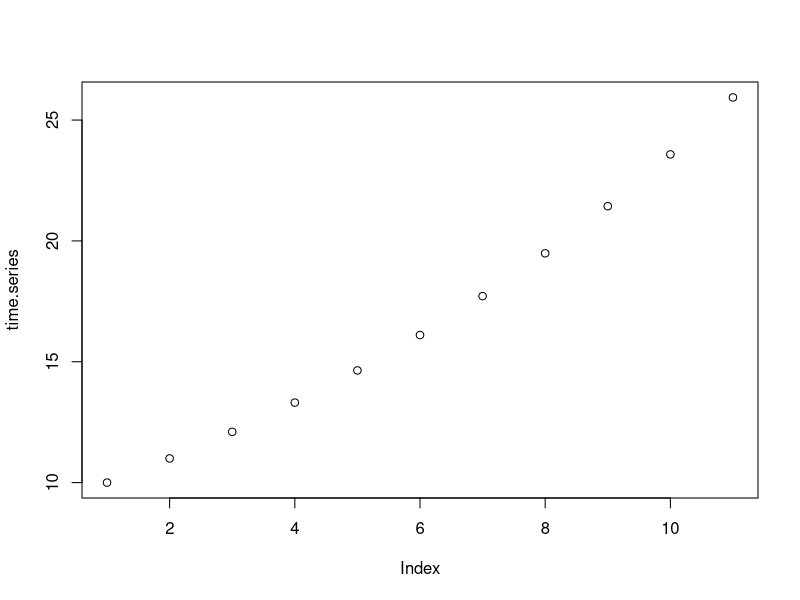
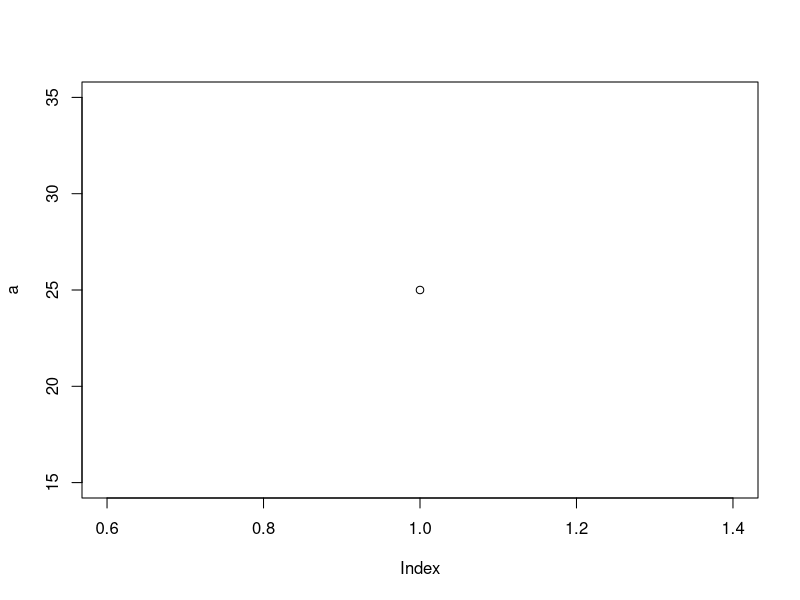
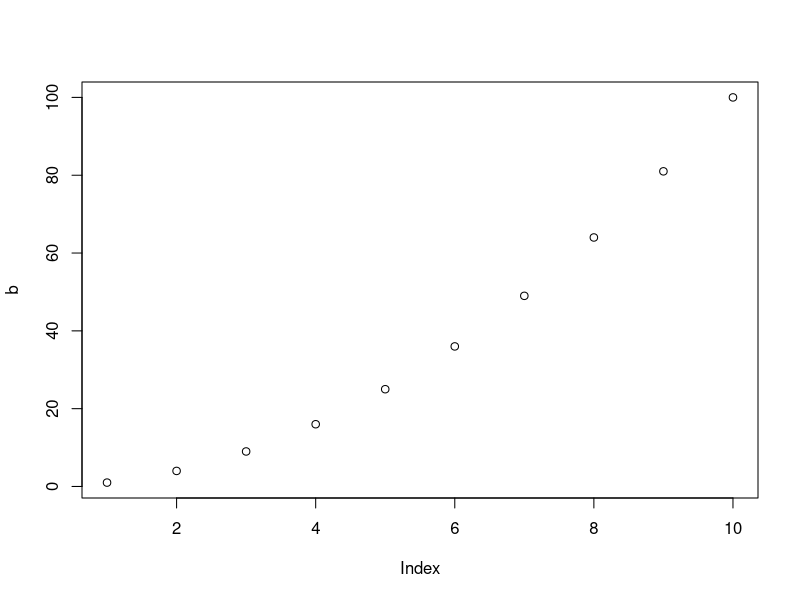
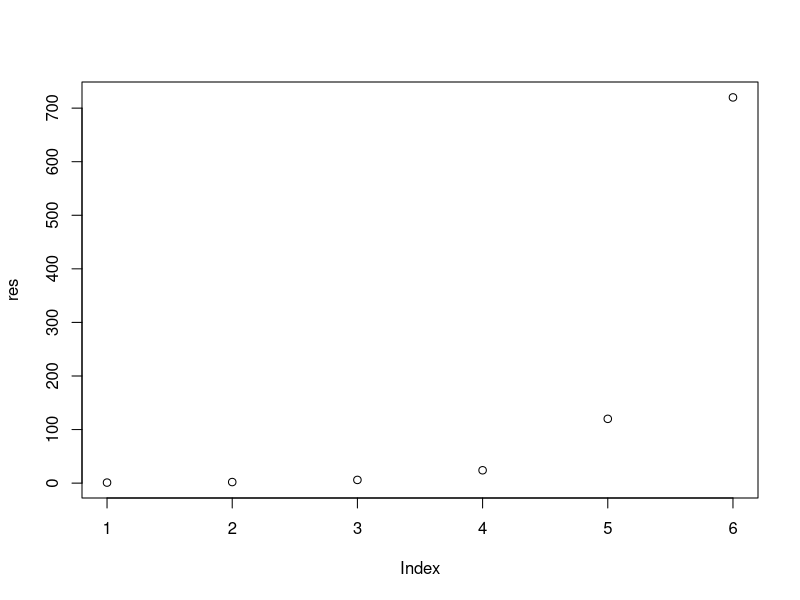

The R script that drew these images, in order: (Note: this script raises an error after producing the figures.)
lambda <- 1.1
N0 <- 10

time.series <- c()
for (t in 0:10) {
  time.series[t+1] <- (lambda^t)*N0
}

plot(time.series)

for (i in 1:5) {
  a <- i ^ 2
  print(a)
}

plot(a)

b <- (1:10)^2
plot(b)

result <- 1
i <- 1
while (i <= 6) {
  result <- result * i
  print(result)
  i <- i + 1
}

result <- 1
for (i in 1:6) {
  result <- result * i
  print(result)
}

results <- c(1)
res <- c()
for (i in 1:6) {
  results <- results * i
  res[i] <- results
}
res
plot(res)

last

time.series <- c(100)
lambda <- 0.98
t <- 1
# produce a time series that starts at N0
# and stops once the population drops below 1
while(tail(time.series, 1) > 1){
  time.series[t+1] <- time.series[t]*lambda
  t <- t + 1
}

plot(time.series)

time.series[50]

lessthantwenty <- which(time.series < 20)
lessthantwenty[1]

square.number <- function(x){
  x^2
}

circle.area <- function(r){
  pi*r^2
}

circle.area(4)

triangle.area <- function(height, width){
  (height*width)/2
}
triangle.area(4, 5.5)

is.x.three <- function(x){
if (x == 3) "the value of x is 3" else "the value of x is not 3"
}

is.x.three(3)
  
sign_of_a_number <- function(x){
  if (x < 0) {print("Negative number")} else
    if (x > 0) {print("Positive number")} else
      print("Zero")
}

sign_of_a_number(-1)

my.factorial <- function(n){
  result <- 1
  i <- 1
  while (i <=  n){
    result <- result * i
    i <- i + 1
  }
  result
}

my.factorial(7)

time.series <- function(N0, lambda, tmax){
  population <- c(N0)
  for (t in 1:tmax) {
    population[t+1] <- population[t]*lambda 
  }
  return(population)
}

(data <- time.series(10, 0.95, 100))

plot(data)
plot(log(data))




rnorm(4, mean = 1, sd = 5)

rbinom(n = 1, size = 1, p = 1-0.5)

runif(1)
runif(1, 0, 10)


rnorm(1)


lambda_mean <- 1.01
deviation <- 0.2
lambda1 <- (lambda_mean + deviation)
lambda2 <- (lambda_mean - deviation)
possible_outcomes <- c(lambda1, lambda2)
probabilities <- c(0.5, 0.5)

time.series.ext <- function(N0, tmax, possible_outcomes, probabilities){
  population <- c(N0)
  for (t in 1:tmax) {
  lambda <- sample(possible_outcomes, 1, probabilities, replace=TRUE)
  population[t+1] <- if (population[t]*lambda < 1) 0 else population[t]*lambda
  }
  return(population)
}

time.series <- function(N0, tmax, possible_outcomes, probabilities){
  population <- c(N0)
  for (t in 1:tmax) {
    lambda <- sample(possible_outcomes, 1, probabilities, replace=TRUE)
    population[t+1] <- population[t]*lambda
  }
  return(population)
}

sim <- 40
tmax <- 100
data <- matrix(nrow = tmax +1, ncol = sim)

for (i in 1:sim) {
  data[, i] <- time.series(10, tmax, possible_outcomes, probabilities)
}



time.series.lambdamean <- function(N0, tmax, lambda_mean){
  population <- c(N0)
  for (t in 1:tmax) {
    population[t+1] <- if (population[t]*lambda_mean < 1) 0 else population[t]*lambda_mean
  }
  return(population)
}

lambda.geo <- sqrt(lambda_mean^2 - deviation^2)

time.series.geo <- function(N0, tmax, lambda_geo){
  population <- c(N0)
  for (t in 1:tmax) {
    population[t+1] <- if (population[t]*lambda.geo < 1) 0 else population[t]*lambda.geo
  }
  return(population)
}

log.row.means <- rowMeans(log(data))

data.mean <- time.series.lambdamean(10, tmax, lambda_mean)
data.geo <- time.series.geo(10, tmax, lambda_mean)

matplot(log(data), type = "l", lty = 1, xlab = "time", ylab = "population size")
matlines(log.row.means, type = "l", lty = 1, col = "red")
matlines(log(data.mean), type = "l", lty = 1, lwd = 2, col = "blue")
matlines(log(data.geo), type = "l", lty = 1, lwd = 2, col = "black")
  
-------------
matplot(log(data+1), type = "l", lty = 1, xlab = "time", ylab = "population size")
matlines(log(rowMeans(data)+1), type = "l", lty = 1, col = "red")
matlines(log(data.mean+1), type = "l", lty = 1, lwd = 2, col = "blue")
matlines(log(data.geo+1), log = "y", type = "l", lty = 1, lwd = 2, col = "black")





